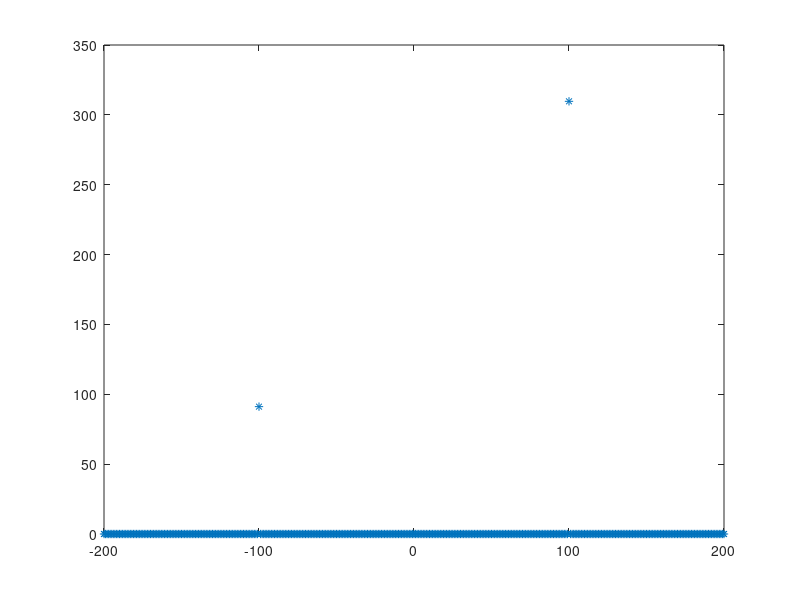
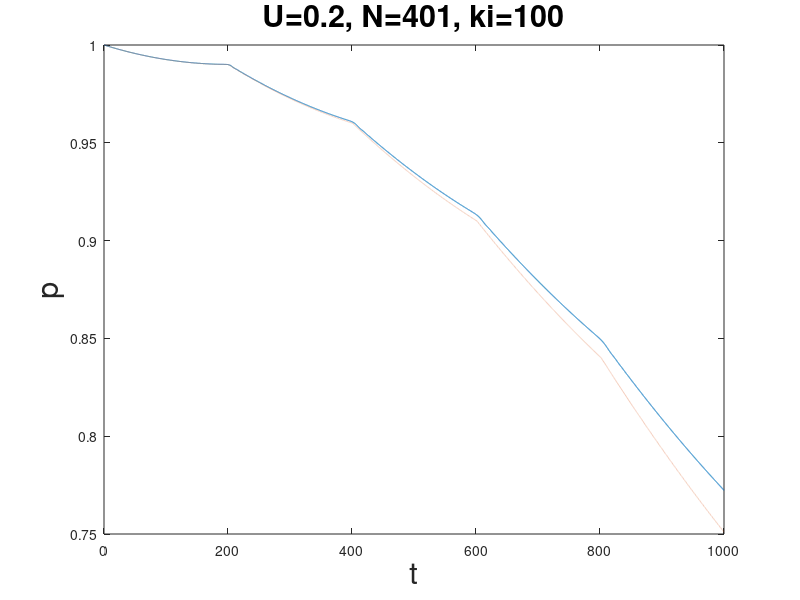

Recreate these plots in MATLAB, in order.
% reflection of a bloch state by a barrier
% 2016.01.09
clear all; close all; clc; myfont = 22;

L = 200;   N = 2*L+1;
ki = 100;
U = 0.2;
dt = 0.1;     Tmax = 10000;
plist = zeros(1, 1+Tmax);

xlist = -L:L;
xlist = xlist';
psi0 = (1/sqrt(N))*exp(i*(2*pi*ki/N)*xlist);

H = zeros(N, N);
for s= 1:(N-1)
    H(s,s+1) = -1;     H(s+1,s) = -1;
end
H(1,N) = -1;  H(N,1) = -1;
H(L+1, L+1) = U;

[VV,DD] = eig(H);
dd = diag(DD);

plist(1) =1;
psi1 = VV'*psi0;

psik = fftshift(fft(psi0));
denk = abs(psik).^2;
h = figure;
hplot= plot(-L:L, denk, '*');
for s = 1:Tmax
    psi = VV*(exp(-i*dt*s*dd).*psi1);
    plist(s+1) = abs(psi'*psi0)^2;

    psik = fftshift(fft(psi));
    denk = abs(psik).^2;
    set(hplot ,'ydata',denk );
    drawnow                     %updates the display
end

% 1st order perturbation 
g = U/N;
delta = 2*abs( cos(2*pi*ki/N) - cos(2*pi*(ki+1)/N) );
plist2 = zeros(1, 1+Tmax);
for s=1: Tmax
    T = delta*dt*s/2;
    sum0 = 0;
    for s1 = 1:100
        sum0 = sum0 + (sin(s1*T)^2/(s1*T)^2);
    end
    plist2(s+1) = 4*(g^2/delta^2)*T^2*(4*sum0+1);
end 
plist2 = 1 - plist2;

h1 = figure;
plot(dt*(0:Tmax), plist, dt*(0:Tmax), plist2,':')
xlabel('t','fontsize',myfont);
ylabel('p','fontsize',myfont);
str = strcat ('U=', num2str(U),', N=',num2str(N),', ki=',num2str(ki));
title(str,'fontsize',myfont)